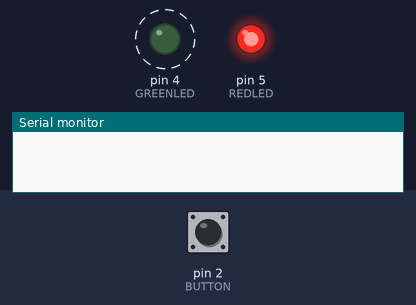
Bench run of a sketch on a simulated Arduino Uno, built with avr-gcc and run on an emulated ATmega328P. On the bench: output pins drawn as LEDs (lit = HIGH), the last lines printed to the serial monitor. Dashed ring = blinking. The test bench sets the inputs (shaded band); at power-on: pin 2 (BUTTON) HIGH.

Above: at 1.2 s.
1.3 s: pin 2 (BUTTON) pulled LOW for 0.15 s
At 1.37 s:
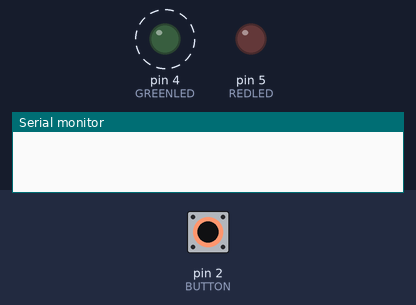
4.3 s: pin 2 (BUTTON) pulled LOW for 1 s
At 6.4 s:
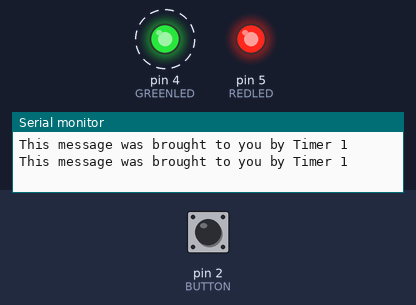
7.3 s: pin 2 (BUTTON) pulled LOW for 3.2 s
At 8.8 s:
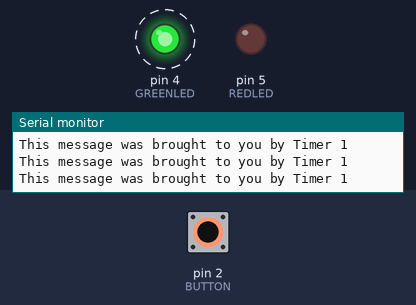
Timing chart, 0 to 18.0 s (numbered marks = the images above; inputs shaded):
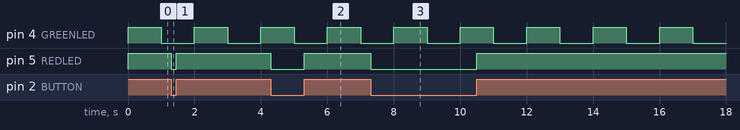

The sketch:

Lab_3.ino
```cpp
/*
* A program that has two tasks running simulaneously and one main task running in
* in the foreground. One of the background tasks will blink the green LED at 1 Hz,
* and the second background task is reading the current value of a button and
* controlling an LED at 10 Hz. The foreground task is printing a message to the console
* using the timer from the first background task every three seconds.
*/

// Defining Macros for LED's, Button and timer compare values
#define GREENLED 4
#define REDLED 5
#define BUTTON 2
#define TIMER1_COMPARE_VALUE 62500 // Compare value for timer 1 to make the ISR happen at 1 Hz
#define TIMER2_COMPARE_VALUE 156   // Compare value for timer 2 to make the ISR happen at 100 Hz


int gCounter = 0; // Counter that is used for the output to the console
int gTimerCounter = 0; // Counter that is used to make timer 2 from 100 Hz to 10 Hz
bool buttonState = false;   // Stores the button state
volatile int gISRFlag1 = 0; // Flag set by Timer1 ISR
volatile int gISRFlag2 = 0; // Flag set by Timer2 ISR

void setup()
{
  Serial.begin(9600); // Initialize serial communication

  // Initialize I/Os
  pinMode(GREENLED, OUTPUT);
  pinMode(REDLED, OUTPUT);
  pinMode(BUTTON, INPUT_PULLUP);

  noInterrupts();               // Disable interrupts during configuration

  // Initialize Timer1 (1 Hz for Green LED and counter)
  TCCR1A = 0;                   // Clear Timer1 Control Register A
  TCCR1B = 0;                   // Clear Timer1 Control Register B
  OCR1A = TIMER1_COMPARE_VALUE; // Set compare match register for 1 Hz
  TCCR1B |= (1 << WGM12);       // Configure Timer1 in CTC mode
  TCCR1B |= (1 << CS12);        // Set prescaler to 256
  TIMSK1 |= (1 << OCIE1A);      // Enable Timer1 compare interrupt

  // Initialize Timer2 (100 Hz for button state checking)
  // The button state will be slowed down using a global counter
  TCCR2A = 0;                   // Clear Timer2 Control Register A
  TCCR2B = 0;                   // Clear Timer2 Control Register B
  OCR2A = TIMER2_COMPARE_VALUE; // Set compare match register for 100 Hz
  TCCR2A |= (1 << WGM21);       // Configure Timer2 in CTC mode
  // Set prescaler to 1024
  TCCR2B |= (1 << CS22);
  TCCR2B |= (1 << CS21);
  TCCR2B |= (1 << CS20);
  TIMSK2 |= (1 << OCIE2A);      // Enable Timer2 compare interrupt

  interrupts(); // Enable all interrupts
}

void loop()
{

  if (gISRFlag1) // Checks for the flag for Timer 1. Happens at a frequency of 1 Hz
  {
    gISRFlag1 = 0; // Reset Timer 1 flag
    gCounter++;    // Increment the counter
    digitalWrite(GREENLED, !digitalRead(GREENLED)); // Toggle green LED on and off

    if (gCounter == 3) // Checks if three seconds have elapsed for the foreground task
    {
      Serial.println("This message was brought to you by Timer 1"); // Print the message to the console
      gCounter = 0; // Reset the counter for the foreground task
    }
  }

  if (gISRFlag2) // Checks for the flag for Timer 2. Happens at a 100 Hz frequency
  {
    gTimerCounter++; // Increases the timer counter. This is used to slow down the clock from 100 Hz to 10 Hz
    if (gTimerCounter == 10) // Checks if the timer counter has reached 10. This is at a 10 Hz frequency
    {
      gTimerCounter = 0; // Resets timer counter
      buttonState = digitalRead(BUTTON); // Reads value of the button
      digitalWrite(REDLED, buttonState); // Turns red LED on or off depending on the state of the button
    }
  }
}

ISR(TIMER1_COMPA_vect) // Timer1 ISR (1 Hz for Green LED and message to console)
{
  gISRFlag1 = 1; // Set flag for the main loop
}


ISR(TIMER2_COMPA_vect) // Timer2 ISR (100 Hz for button checking)
{
  gISRFlag2 = 1; // Set flag for the main loop
}
```

Measured:
- after the input at 1.3 s, pin 5 (REDLED): HIGH → LOW at once, → HIGH 0.15 s later
- after the input at 4.3 s, pin 5 (REDLED): HIGH → LOW at once, → HIGH 1.0 s later
- after the input at 7.3 s, pin 5 (REDLED): HIGH → LOW at once, → HIGH 3.2 s later
- by itself, pin 4 (GREENLED): alternates HIGH for 1.0 s and LOW for 1.0 s
